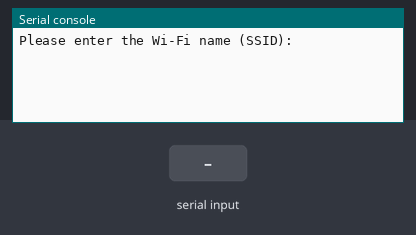
Bench run of a program on a simulated MicroPython board. Shown: the last lines printed to the serial console. The inputs (shaded band) are chosen by the test bench. Files the program writes start out absent. At 2.8 s the program stops and its outputs stay as they are.

Above: at 1.2 s.
1.3 s: "1" typed at the serial console, then Enter
At 1.7 s:
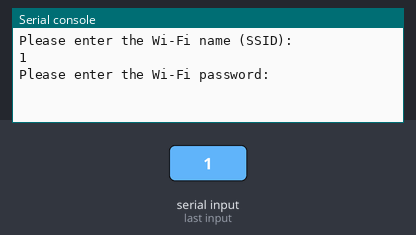
2.8 s: "0" typed at the serial console, then Enter
At 4.0 s:
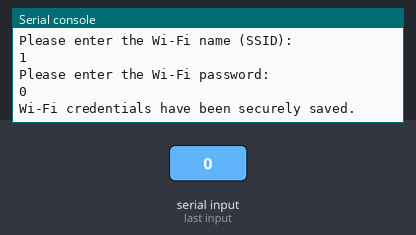

Measured:
- after the input at 1.3 s, the serial console: prints a new line at once (image 1)
- after the input at 2.8 s, the serial console: prints a new line at once (image 2)

The program:

generate_wifi_credentials.py
```python
# (licence header left out)
import ubinascii

def save_wifi_credentials():
    """
    Prompts the user to enter the Wi-Fi name (SSID) and password,
    encrypts the password using base64 encoding, and saves both
    credentials to a file.
    """
    # Prompt user for Wi-Fi name (SSID) and password
    ssid = input("Please enter the Wi-Fi name (SSID): ")
    password = input("Please enter the Wi-Fi password: ")

    # Encrypt the password using base64 encoding
    encoded_password = ubinascii.b2a_base64(password.encode('utf-8')).decode('utf-8')

    # Save Wi-Fi name and encrypted password to a file
    with open('wifi_credentials.txt', 'w') as f:
        f.write(f"SSID: {ssid}\n")
        f.write(f"Password: {encoded_password}")

    print("Wi-Fi credentials have been securely saved.")


# Execute the function to save Wi-Fi credentials
save_wifi_credentials()
```
